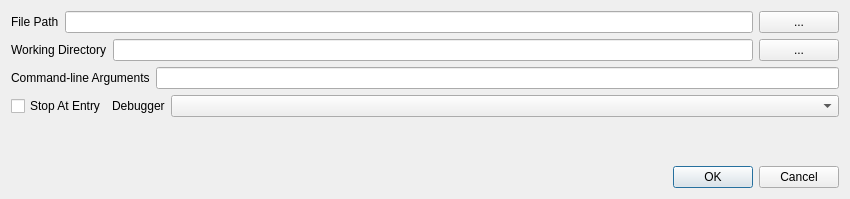
<?xml version="1.0" encoding="UTF-8"?>
<ui version="4.0">
 <class>OpenFileWidget</class>
 <widget class="QWidget" name="OpenFileWidget">
  <property name="geometry">
   <rect>
    <x>0</x>
    <y>0</y>
    <width>850</width>
    <height>199</height>
   </rect>
  </property>
  <property name="windowTitle">
   <string>Open Executable</string>
  </property>
  <layout class="QHBoxLayout" name="horizontalLayout">
   <item>
    <layout class="QVBoxLayout" name="verticalLayout">
     <property name="topMargin">
      <number>0</number>
     </property>
     <property name="rightMargin">
      <number>0</number>
     </property>
     <item>
      <layout class="QHBoxLayout" name="horizontalLayout_2">
       <property name="topMargin">
        <number>0</number>
       </property>
       <item>
        <widget class="QLabel" name="label">
         <property name="text">
          <string>File Path</string>
         </property>
        </widget>
       </item>
       <item>
        <widget class="QLineEdit" name="file_path"/>
       </item>
       <item>
        <widget class="QPushButton" name="pick_file_path">
         <property name="sizePolicy">
          <sizepolicy hsizetype="Minimum" vsizetype="Fixed">
           <horstretch>0</horstretch>
           <verstretch>0</verstretch>
          </sizepolicy>
         </property>
         <property name="minimumSize">
          <size>
           <width>0</width>
           <height>0</height>
          </size>
         </property>
         <property name="text">
          <string>...</string>
         </property>
        </widget>
       </item>
      </layout>
     </item>
     <item>
      <layout class="QHBoxLayout" name="horizontalLayout_7">
       <property name="rightMargin">
        <number>0</number>
       </property>
       <item>
        <widget class="QLabel" name="label_4">
         <property name="text">
          <string>Working Directory</string>
         </property>
        </widget>
       </item>
       <item>
        <widget class="QLineEdit" name="working_directory"/>
       </item>
       <item>
        <widget class="QPushButton" name="pick_working_directory">
         <property name="text">
          <string>...</string>
         </property>
        </widget>
       </item>
      </layout>
     </item>
     <item>
      <layout class="QHBoxLayout" name="horizontalLayout_4">
       <property name="rightMargin">
        <number>0</number>
       </property>
       <item>
        <widget class="QLabel" name="label_3">
         <property name="text">
          <string>Command-line Arguments</string>
         </property>
        </widget>
       </item>
       <item>
        <widget class="QLineEdit" name="commandline_arguments"/>
       </item>
      </layout>
     </item>
     <item>
      <layout class="QHBoxLayout" name="horizontalLayout_9">
       <property name="rightMargin">
        <number>0</number>
       </property>
       <item>
        <widget class="QCheckBox" name="debugger_backend">
         <property name="text">
          <string>Stop At Entry</string>
         </property>
        </widget>
       </item>
       <item>
        <widget class="QLabel" name="label_2">
         <property name="text">
          <string>Debugger</string>
         </property>
        </widget>
       </item>
       <item>
        <widget class="QComboBox" name="comboBox_4">
         <property name="sizePolicy">
          <sizepolicy hsizetype="Preferred" vsizetype="Fixed">
           <horstretch>10</horstretch>
           <verstretch>0</verstretch>
          </sizepolicy>
         </property>
        </widget>
       </item>
      </layout>
     </item>
     <item>
      <spacer name="verticalSpacer">
       <property name="orientation">
        <enum>Qt::Vertical</enum>
       </property>
       <property name="sizeHint" stdset="0">
        <size>
         <width>20</width>
         <height>40</height>
        </size>
       </property>
      </spacer>
     </item>
     <item>
      <widget class="QDialogButtonBox" name="buttonBox">
       <property name="standardButtons">
        <set>QDialogButtonBox::Cancel|QDialogButtonBox::Ok</set>
       </property>
      </widget>
     </item>
    </layout>
   </item>
  </layout>
 </widget>
 <resources/>
 <connections/>
</ui>
